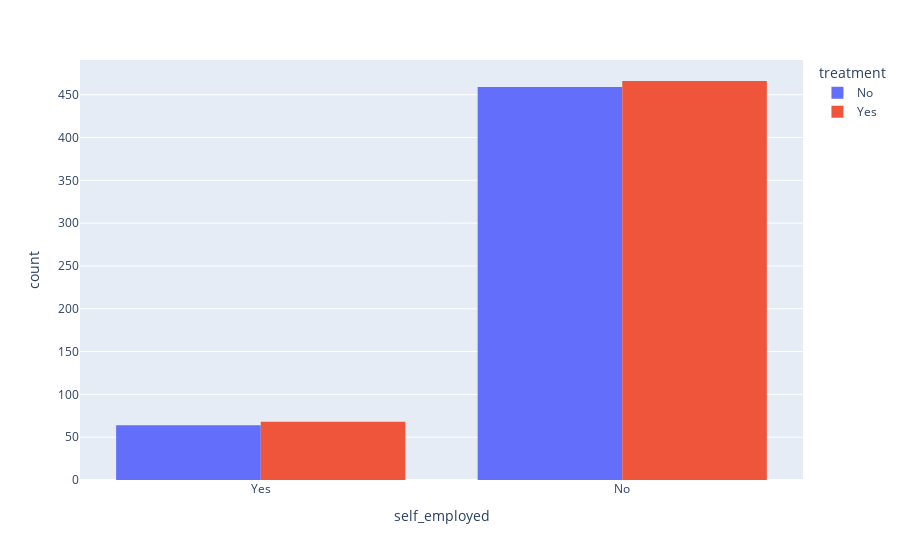

This figure's notebook cell:
### Code cell
px.histogram(health, x = 'self_employed',color='treatment',barmode='group')

### Figure 1 — Plotly figure (JSON) as saved in the notebook; plotly's stock layout.template omitted (floating-point values rounded to 4 significant figures; data arrays with more than 128 entries replaced by an {"elided": "..."} marker saying what was removed)
{"data": [{"alignmentgroup": "True", "bingroup": "x", "hovertemplate": "treatment=No<br>self_employed=%{x}<br>count=%{y}<extra></extra>", "legendgroup": "No", "marker": {"color": "#636efa"}, "name": "No", "offsetgroup": "No", "orientation": "v", "showlegend": true, "type": "histogram", "x": {"elided": "529 str values"}, "xaxis": "x", "yaxis": "y"}, {"alignmentgroup": "True", "bingroup": "x", "hovertemplate": "treatment=Yes<br>self_employed=%{x}<br>count=%{y}<extra></extra>", "legendgroup": "Yes", "marker": {"color": "#EF553B"}, "name": "Yes", "offsetgroup": "Yes", "orientation": "v", "showlegend": true, "type": "histogram", "x": {"elided": "541 str values"}, "xaxis": "x", "yaxis": "y"}], "layout": {"barmode": "group", "legend": {"title": {"text": "treatment"}, "tracegroupgap": 0}, "margin": {"t": 60}, "xaxis": {"anchor": "y", "domain": [0, 1], "title": {"text": "self_employed"}}, "yaxis": {"anchor": "x", "domain": [0, 1], "title": {"text": "count"}}}}
